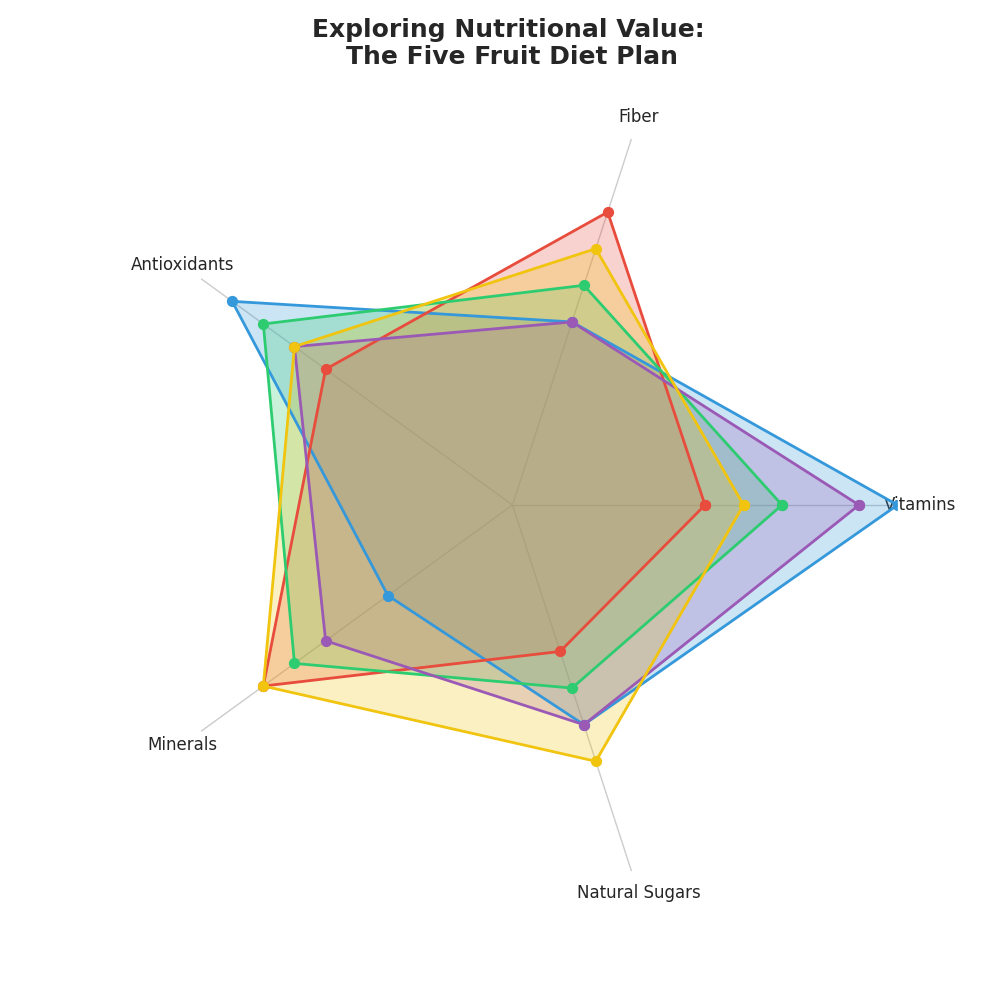

The script that drew this image:
import matplotlib.pyplot as plt
import numpy as np

fruits = ['Blueberries', 'Bananas', 'Oranges', 'Strawberries', 'Apples']
categories = ['Vitamins', 'Fiber', 'Antioxidants', 'Minerals', 'Natural Sugars']

# Manually shuffled nutritional scores while preserving the shape
nutritional_scores = {
    'Blueberries': [10, 5, 9, 4, 6],
    'Bananas': [5, 8, 6, 8, 4],
    'Oranges': [7, 6, 8, 7, 5],
    'Strawberries': [9, 5, 7, 6, 6],
    'Apples': [6, 7, 7, 8, 7]
}

num_vars = len(categories)
angles = np.linspace(0, 2 * np.pi, num_vars, endpoint=False).tolist()
angles += angles[:1]

fig, ax = plt.subplots(figsize=(10, 10), subplot_kw=dict(polar=True))

colors = ['#3498db', '#e74c3c', '#2ecc71', '#9b59b6', '#f1c40f']

for idx, (fruit, color) in enumerate(zip(fruits, colors)):
    values = nutritional_scores[fruit]
    values += values[:1]
    ax.fill(angles, values, color=color, alpha=0.25)
    ax.plot(angles, values, color=color, linewidth=2)
    ax.scatter(angles, values, color=color, s=50, zorder=3)

ax.set_xticks(angles[:-1])
ax.set_xticklabels(categories, fontsize=12)

ax.yaxis.grid(False)
ax.set_yticklabels([])
ax.set_ylim(0, 10)
ax.spines['polar'].set_visible(False)

plt.title("Exploring Nutritional Value: \nThe Five Fruit Diet Plan", size=18, fontweight='bold', pad=40)

plt.show()
